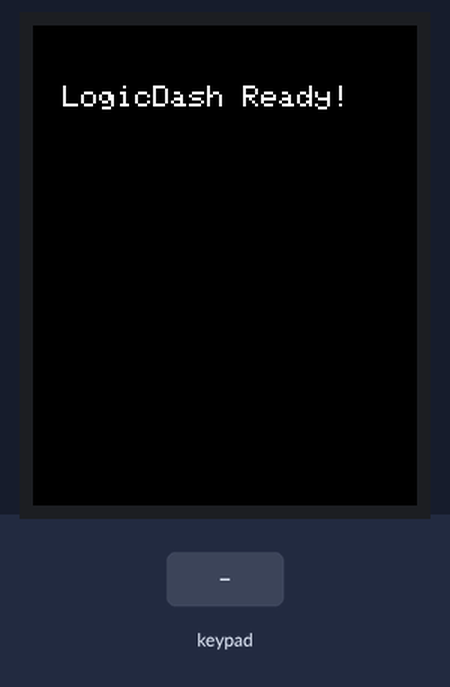
Simulated run of this sketch. Board: Arduino Uno, built with avr-gcc and run on an emulated ATmega328P. Parts: 128×160 colour display. The test bench sets the inputs (shaded band). What the sketch prints to the serial monitor is not drawn.

Above: at 1.3 s.
1.4 s: key '1' pressed
At 2.6 s:
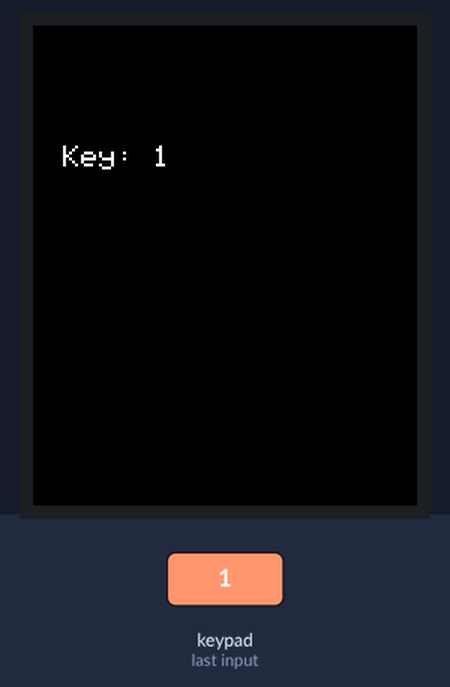
2.9 s: keypad keys 1 2 pressed 0.4 s apart
5.2 s: key '3' pressed
Timing chart, 0 to 8.2 s (numbered marks = the images above; inputs shaded):
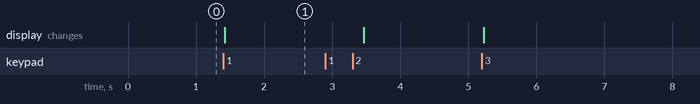

The sketch:

math.ino
```cpp
#include <Adafruit_GFX.h>
#include <Adafruit_ST7735.h>
#include <Keypad.h>

// TFT Pins
#define TFT_CS 17
#define TFT_RST 16
#define TFT_DC 15
#define TFT_MOSI  19  // SPI MOSI pin
#define TFT_SCLK  18  // SPI SCLK pin

Adafruit_ST7735 tft = Adafruit_ST7735(TFT_CS, TFT_DC, TFT_RST);

// Keypad setup
const byte ROWS = 2;  // 2 rows
const byte COLS = 2;  // 2 columns
char keys[ROWS][COLS] = {
  {'1', '2'},
  {'3', '4'}
};
byte rowPins[ROWS] = {2, 3};  // GPIO pins for rows
byte colPins[COLS] = {4, 5};  // GPIO pins for columns

Keypad keypad = Keypad(makeKeymap(keys), rowPins, colPins, ROWS, COLS);

// Game variables
int score = 0;
int level = 1;

void setup() {
  Serial.begin(9600);

  // Initialize TFT display
  tft.initR(INITR_BLACKTAB);
  tft.fillScreen(ST77XX_BLACK);
  tft.setTextSize(1);
  tft.setTextColor(ST77XX_WHITE);

  // Enable internal pull-up resistors
  for (int i = 0; i < ROWS; i++) {
    pinMode(rowPins[i], INPUT_PULLUP);
  }
  for (int i = 0; i < COLS; i++) {
    pinMode(colPins[i], INPUT_PULLUP);
  }

  // Game start message
  tft.setCursor(10, 20);
  tft.println("LogicDash Ready!");
  Serial.println("Game Initialized. Press a key to start!");
}

void loop() {
  char key = keypad.getKey();

  // Only proceed if a valid key is pressed
  if (key) {
    Serial.print("Key Pressed: ");
    Serial.println(key);

    // Display key on TFT
    tft.fillScreen(ST77XX_BLACK);
    tft.setCursor(10, 40);
    tft.print("Key: ");
    tft.println(key);

    delay(500);  // Brief delay for debounce
  }
}
```

Measured:
- after the input at 1.4 s, the display: changes at once (image 1)
